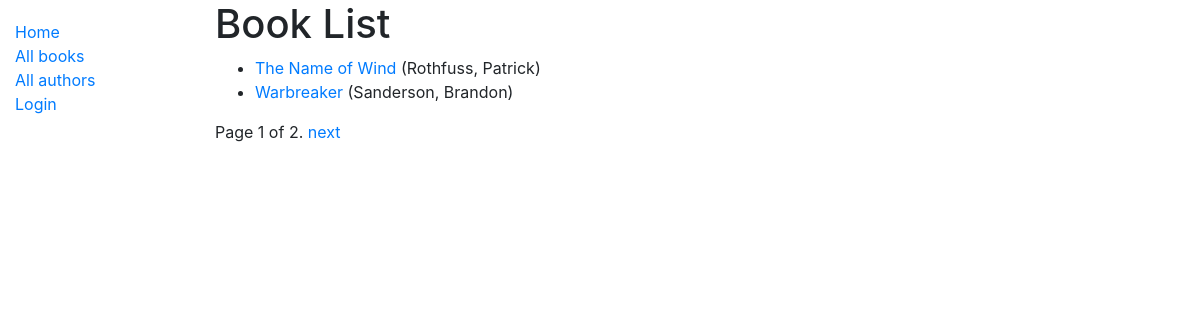
/catalog/books/, run on the app's committed database.
### catalog/models.py (models this page shows, shortened)
class Book(models.Model):
    title = models.CharField(max_length=200)
    author = models.ForeignKey('Author', on_delete=models.SET_NULL, null=True)
    summary = models.TextField(
        max_length=1000, help_text='Enter a brief description of the book')
    isbn = models.CharField(
        'ISBN', max_length=13, help_text='13 Character <a href="https://www.isbn-international.org/content/what-isbn"> ISBN number</a>')
    genre = models.ManyToManyField(
        Genre, help_text='Select a genre for this book')
    def display_genre(self):
        """Create a string for the Genre, This is required to display genre in Admin."""
        return ', '.join([genre.name for genre in self.genre.all()[:3]])
    display_genre.shor_description = 'Genre'
    def get_absolute_url(self):
        return reverse('book-detail', args=[str(self.id)])

class Author(models.Model):
    first_name = models.CharField(max_length=100)
    last_name = models.CharField(max_length=100)
    date_of_birth = models.DateField(null=True, blank=True)
    date_of_death = models.DateField('died', null=True, blank=True)
    class Meta:
        ordering = ['last_name', 'first_name']
    def __str__(self):
        return '%s, %s' % (self.last_name, self.first_name)

### catalog/views.py (the view)
# urls.py: path('books/', views.BookListView.as_view(), name='books'),
class BookListView(generic.ListView):
    model = Book
    paginate_by = 2
    def get_queryset(self):
        return Book.objects.filter()[:5]
    def get_context_data(self, **kwargs):
        context = super(BookListView, self).get_context_data(**kwargs)
        context['some_data'] = 'This is just some data'
        return context

### catalog/templates/catalog/book_list.html
{% extends "base_generic.html" %}
{% block content %}
<h1>Book List</h1>
{% if book_list %}
<ul>
  {% for book in book_list %}
  <li>
    <a href="{{ book.get_absolute_url }}">{{ book.title }}</a> ({{book.author}})
  </li>
  {% endfor %}
</ul>
{% else %}
<p>There are no books in the library.</p>
{% endif %}
{% endblock %}

### data on the page
Book: title "The Name of Wind", author "Rothfuss, Patrick"
Book: title "Warbreaker", author "Sanderson, Brandon"

### other printed values
{{ page_obj.number }} "1"
{{ page_obj.paginator.num_pages }} "2"
